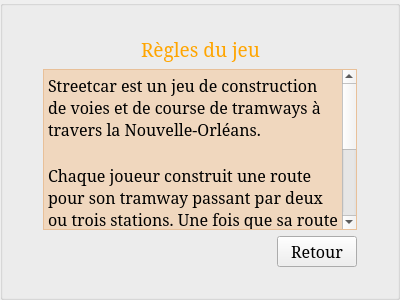
<?xml version="1.0" encoding="UTF-8"?>
<ui version="4.0">
 <class>RulesOption</class>
 <widget class="QWidget" name="RulesOption">
  <property name="geometry">
   <rect>
    <x>0</x>
    <y>0</y>
    <width>400</width>
    <height>300</height>
   </rect>
  </property>
  <property name="windowTitle">
   <string>Form</string>
  </property>
  <property name="styleSheet">
   <string notr="true"/>
  </property>
  <layout class="QVBoxLayout" name="verticalLayout">
   <property name="leftMargin">
    <number>0</number>
   </property>
   <property name="topMargin">
    <number>0</number>
   </property>
   <property name="rightMargin">
    <number>0</number>
   </property>
   <property name="bottomMargin">
    <number>0</number>
   </property>
   <item>
    <widget class="QGroupBox" name="groupBox">
     <property name="styleSheet">
      <string notr="true">#groupBox {
	border-image: url(:/images/menu_fond);
}

#label {
	color: orange;
}

#plainTextEdit {
	background-color: rgba(255, 128, 0, 50);
}
s
QPushButton {
	background-color: rgba(255, 128, 0, 50);
}

QPushButton::hover{
	background-color: rgba(255, 0, 0, 100);
	font-weight: bold;
}</string>
     </property>
     <property name="title">
      <string/>
     </property>
     <layout class="QVBoxLayout" name="verticalLayout_2">
      <property name="leftMargin">
       <number>40</number>
      </property>
      <property name="topMargin">
       <number>30</number>
      </property>
      <property name="rightMargin">
       <number>40</number>
      </property>
      <property name="bottomMargin">
       <number>30</number>
      </property>
      <item>
       <layout class="QHBoxLayout" name="horizontalLayout">
        <item>
         <spacer name="horizontalSpacer_2">
          <property name="orientation">
           <enum>Qt::Horizontal</enum>
          </property>
          <property name="sizeHint" stdset="0">
           <size>
            <width>40</width>
            <height>20</height>
           </size>
          </property>
         </spacer>
        </item>
        <item>
         <widget class="QLabel" name="label">
          <property name="font">
           <font>
            <family>Serif</family>
            <pointsize>14</pointsize>
           </font>
          </property>
          <property name="text">
           <string>Règles du jeu</string>
          </property>
         </widget>
        </item>
        <item>
         <spacer name="horizontalSpacer_3">
          <property name="orientation">
           <enum>Qt::Horizontal</enum>
          </property>
          <property name="sizeHint" stdset="0">
           <size>
            <width>40</width>
            <height>20</height>
           </size>
          </property>
         </spacer>
        </item>
       </layout>
      </item>
      <item>
       <widget class="QPlainTextEdit" name="plainTextEdit">
        <property name="font">
         <font>
          <family>Serif</family>
          <pointsize>12</pointsize>
         </font>
        </property>
        <property name="plainText">
         <string>Streetcar est un jeu de construction de voies et de course de tramways à travers la Nouvelle-Orléans.

Chaque joueur construit une route pour son tramway passant par deux ou trois stations. Une fois que sa route est terminée, le joueur peut commencer son voyage inaugural. Le premier qui termine la construction de sa route et qui finit son voyage inaugural gagne la partie!</string>
        </property>
       </widget>
      </item>
      <item>
       <layout class="QHBoxLayout" name="horizontalLayout_3">
        <item>
         <spacer name="horizontalSpacer">
          <property name="orientation">
           <enum>Qt::Horizontal</enum>
          </property>
          <property name="sizeHint" stdset="0">
           <size>
            <width>40</width>
            <height>20</height>
           </size>
          </property>
         </spacer>
        </item>
        <item>
         <widget class="QPushButton" name="buttonBack">
          <property name="font">
           <font>
            <family>Serif</family>
            <pointsize>12</pointsize>
           </font>
          </property>
          <property name="text">
           <string>Retour</string>
          </property>
         </widget>
        </item>
       </layout>
      </item>
     </layout>
    </widget>
   </item>
  </layout>
 </widget>
 <resources/>
 <connections/>
</ui>
